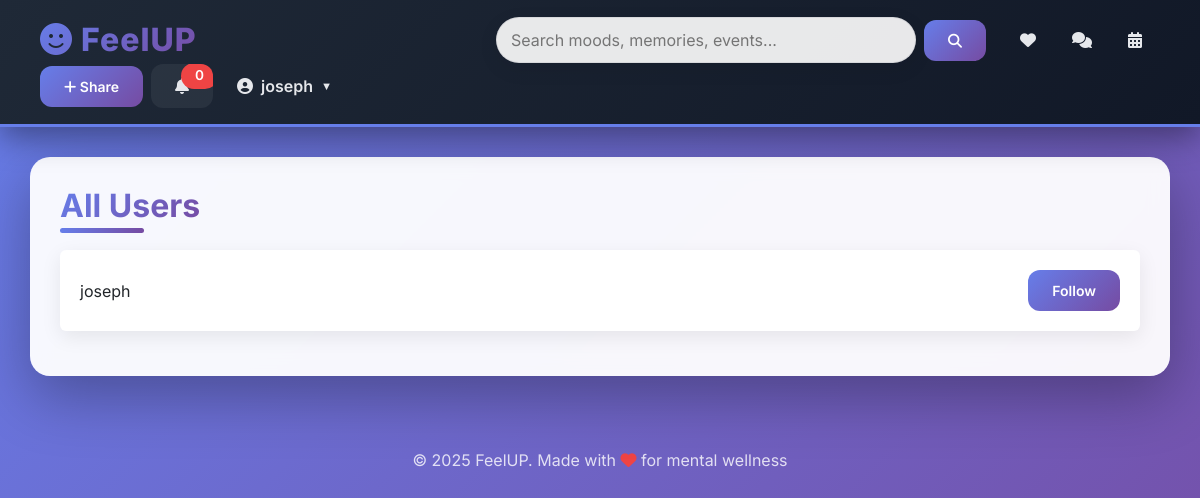
/users (signed in), run on an earlier commit of the app's database.
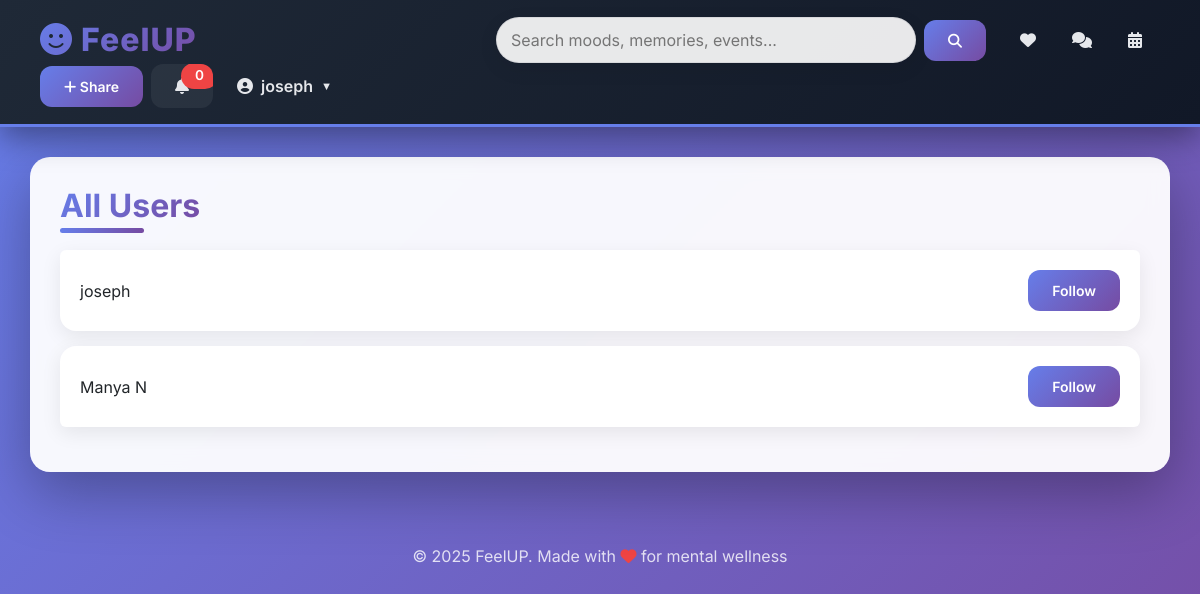
And on a later commit of the database.
### app.py (models this page shows, shortened)
class User(db.Model):
    id = db.Column(db.Integer, primary_key=True)
    name = db.Column(db.String(120))
    email = db.Column(db.String(150), unique=True, nullable=False)
    password_hash = db.Column(db.String(200), nullable=False)
    created_at = db.Column(db.DateTime, default=datetime.utcnow)

### app.py (the view)
@app.route('/users')
def users_list():
    user = current_user()
    if not user:
        return redirect(url_for('index'))
    users = User.query.all()
    followed_ids = [f.followed_id for f in Follow.query.filter_by(follower_id=user.id).all()]
    followed_users = [User.query.get(uid) for uid in followed_ids]
    return render_template('users.html', user=user, users=users, followed_ids=followed_ids)

### app.py (called while the page is built)
def current_user():
    uid = session.get('user_id')
    if uid:
        return User.query.get(uid)
    return None

### templates/users.html (shortened to what this page needs)
{% extends "base.html" %}
{% block content %}
<h2>All Users</h2>
<ul class="list-group">
  {% for u in users %}
  <li class="list-group-item d-flex justify-content-between align-items-center">
    {{ u.name }}
    {% if u.id not in followed_ids %}
      <form method="POST" action="{{ url_for('follow_user', user_id=u.id) }}">
        <button class="btn btn-sm btn-primary">Follow</button>
      </form>
    {% else %}
      <form method="POST" action="{{ url_for('unfollow_user', user_id=u.id) }}">
        <button class="btn btn-sm btn-danger">Unfollow</button>
      </form>
    {% endif %}
  </li>
  {% endfor %}
</ul>
{% endblock %}

### templates/navbar.html (shortened to what this page needs)
<nav class="navbar" role="navigation" aria-label="Main Navigation">
  <div class="nav-left d-flex align-items-center gap-3">
    <a href="{{ url_for('dashboard') }}" class="brand" aria-label="FeelUP Home">
      <i class="fas fa-smile"></i>
      <span class="brand-text">FeelUP</span>
    </a>
  </div>
  <div class="nav-center d-flex align-items-center gap-3">
    <form action="{{ url_for('mood_feed') }}" method="GET" class="search-form d-none d-md-flex" role="search" aria-label="Search posts">
      <input type="search" name="q" placeholder="Search moods, memories, events..." class="search-input" aria-label="Search">
      <button type="submit" class="btn btn-sm btn-primary" aria-label="Search"><i class="fas fa-search"></i></button>
    </form>
    <div class="nav-links d-none d-md-flex">
      <a href="{{ url_for('mood_feed') }}" class="nav-item" aria-label="Mood Feed">
        <i class="fas fa-heart"></i>
      </a>
      <a href="{{ url_for('messages') }}" class="nav-item" aria-label="Messages">
        <i class="fas fa-comments"></i>
      </a>
      <a href="{{ url_for('events') }}" class="nav-item" aria-label="Events">
        <i class="fas fa-calendar-alt"></i>
      </a>
    </div>
  </div>
  <div class="nav-right d-flex align-items-center gap-2">
    {% if user %}
    <a href="{{ url_for('mood_feed') }}#new-post" class="btn btn-sm btn-primary" aria-label="Share a mood">
      <i class="fas fa-plus"></i> <span class="d-none d-sm-inline">Share</span>
    </a>
    <button class="btn btn-icon" aria-label="Notifications" title="Notifications">
      <i class="fas fa-bell"></i>
      <span class="badge notif-badge">0</span>
    </button>
    <div class="profile-dropdown">
      <span class="profile-name" tabindex="0" aria-haspopup="true">
        <i class="fas fa-user-circle"></i> <span class="d-none d-sm-inline">{{ user.name }}</span>
      </span>
    </div>
    {% else %}
    <a href="{{ url_for('index') }}" class="nav-item">Login</a>
    <a href="{{ url_for('register') }}" class="nav-item">Register</a>
    {% endif %}
  </div>
</nav>

What changed in the data, as far as the page shows it:
added User: name "Manya N"
